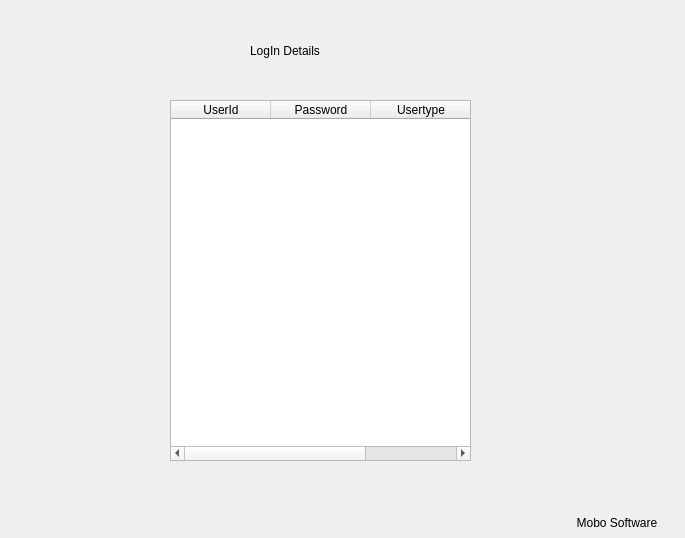
<?xml version="1.0" encoding="UTF-8"?>
<ui version="4.0">
 <class>Frame</class>
 <widget class="QFrame" name="Frame">
  <property name="geometry">
   <rect>
    <x>0</x>
    <y>0</y>
    <width>685</width>
    <height>538</height>
   </rect>
  </property>
  <property name="windowTitle">
   <string>Frame</string>
  </property>
  <property name="styleSheet">
   <string notr="true">QWidget#Frame{background-color: rgb(137, 101, 255);}
font: 12pt &quot;Kristen ITC&quot;;
</string>
  </property>
  <widget class="QTableWidget" name="tbl">
   <property name="geometry">
    <rect>
     <x>170</x>
     <y>100</y>
     <width>301</width>
     <height>361</height>
    </rect>
   </property>
   <property name="showGrid">
    <bool>true</bool>
   </property>
   <column>
    <property name="text">
     <string>UserId</string>
    </property>
   </column>
   <column>
    <property name="text">
     <string>Password</string>
    </property>
   </column>
   <column>
    <property name="text">
     <string>Usertype</string>
    </property>
   </column>
  </widget>
  <widget class="QLabel" name="label">
   <property name="geometry">
    <rect>
     <x>250</x>
     <y>20</y>
     <width>221</width>
     <height>61</height>
    </rect>
   </property>
   <property name="styleSheet">
    <string notr="true">font: 16pt &quot;Algerian&quot;;</string>
   </property>
   <property name="text">
    <string>LogIn Details</string>
   </property>
  </widget>
  <widget class="QLabel" name="label_2">
   <property name="geometry">
    <rect>
     <x>570</x>
     <y>512</y>
     <width>101</width>
     <height>21</height>
    </rect>
   </property>
   <property name="styleSheet">
    <string notr="true">font: 10pt &quot;MS Shell Dlg 2&quot;;</string>
   </property>
   <property name="text">
    <string>  Mobo Software</string>
   </property>
  </widget>
 </widget>
 <resources/>
 <connections/>
</ui>
